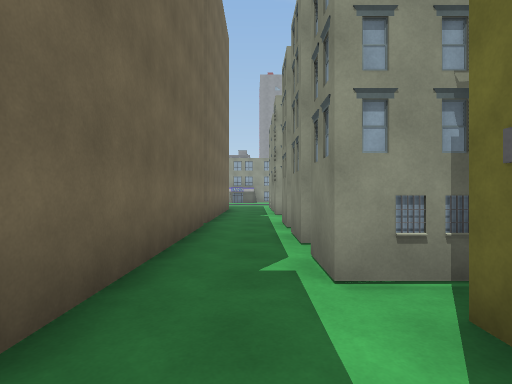
[1] (above)

24 first-person views from a walk through a 3-D level made in the Unity game engine. The camera is 1.4 m above the floor, looks level and sees 80° across. The floor is counted in squares, 2 m on a side. Each view is taken from the middle of a square. On the plan, view 1 faces up. The plan holds only what a view shows up to about 10 squares ahead; the rest is blank. The place goes on beyond the plan. Some surface patterns are stand-ins.

[2]
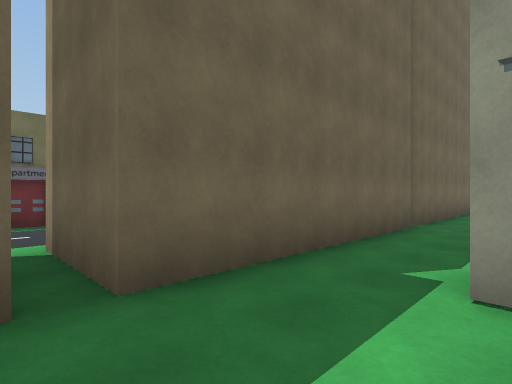

[3]
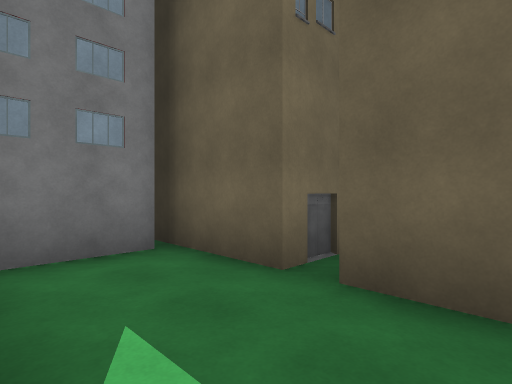

[4]
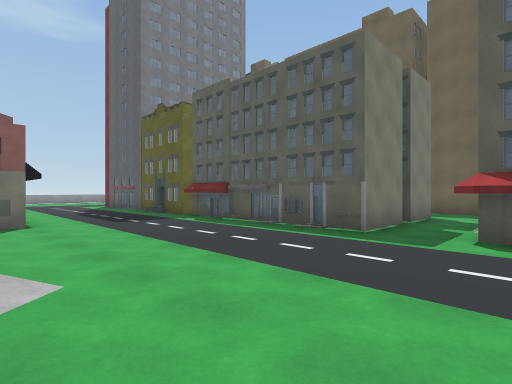

[5]
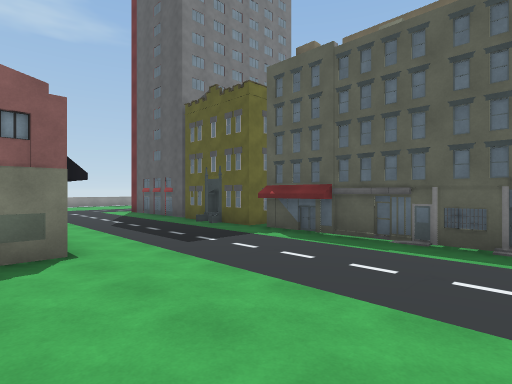

[6]
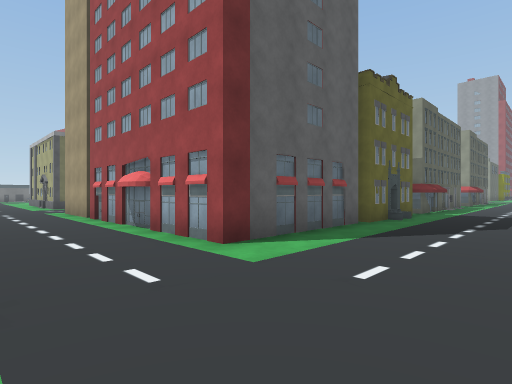

[7]
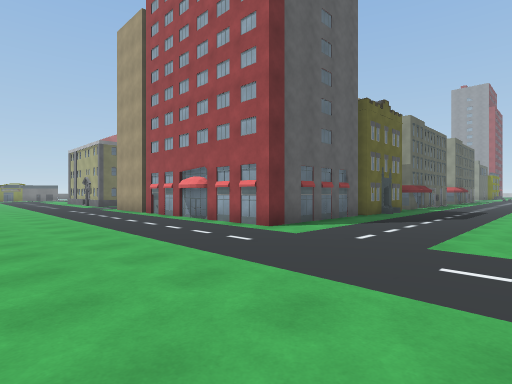

[8]
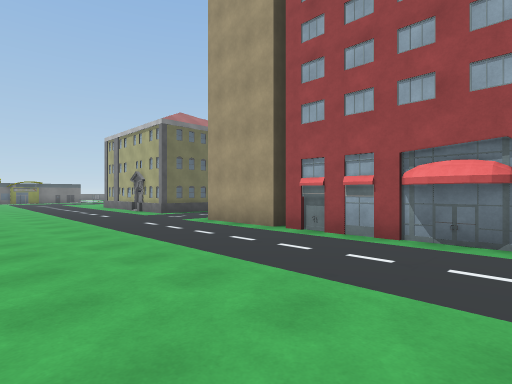

[9]
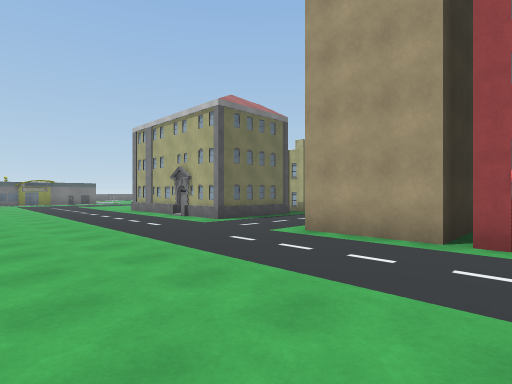

[10]
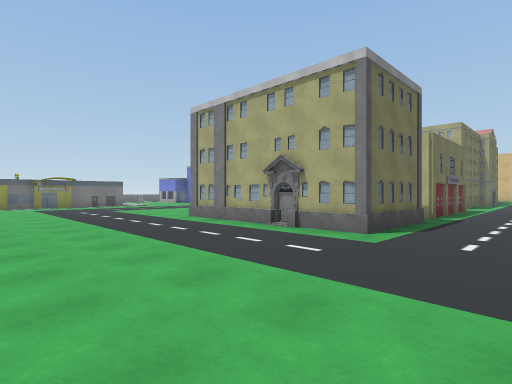

[11]
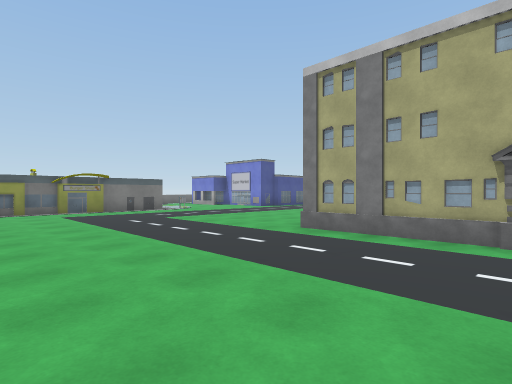

[12]
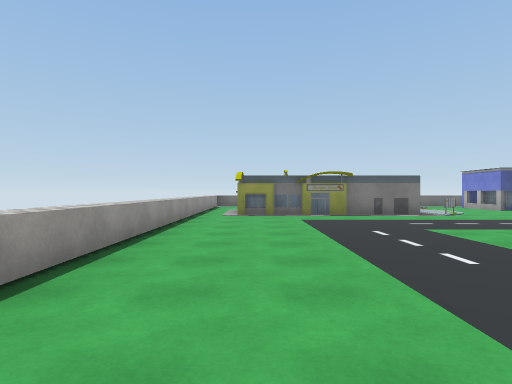

[13]
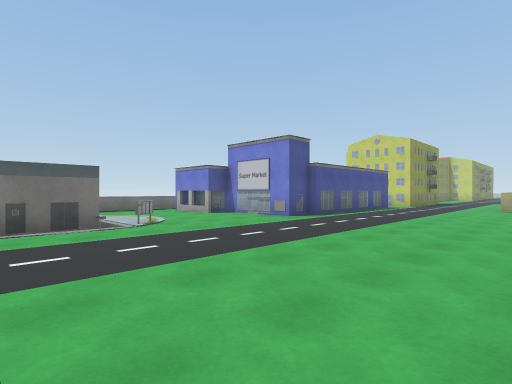

[14]
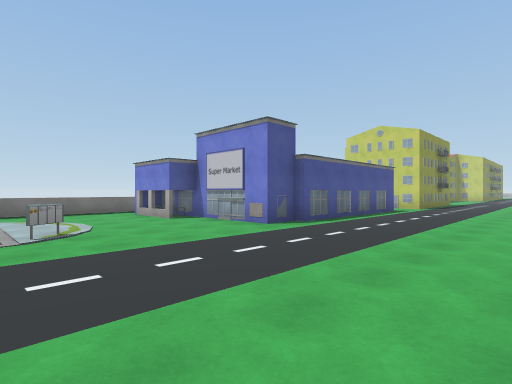

[15]
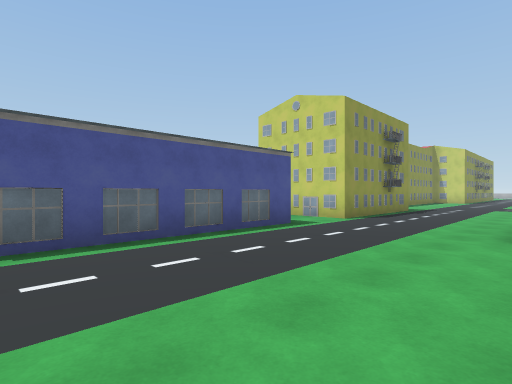

[16]
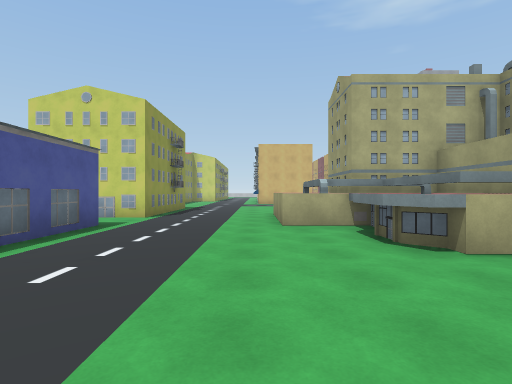

[17]
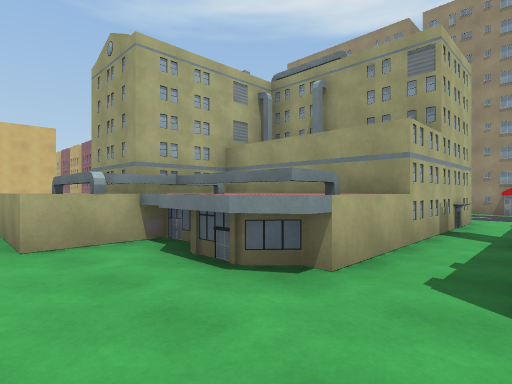

[18]
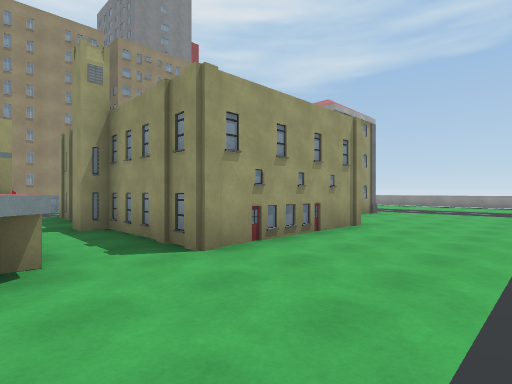

[19]
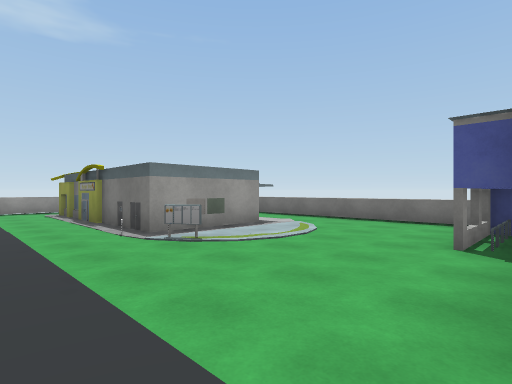

[20]
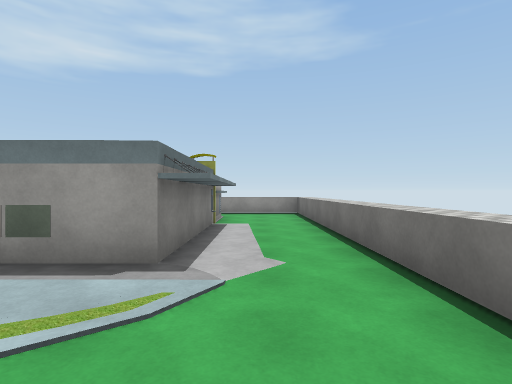

[21]
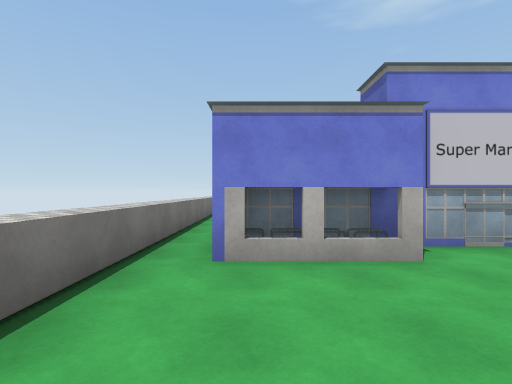

[22]
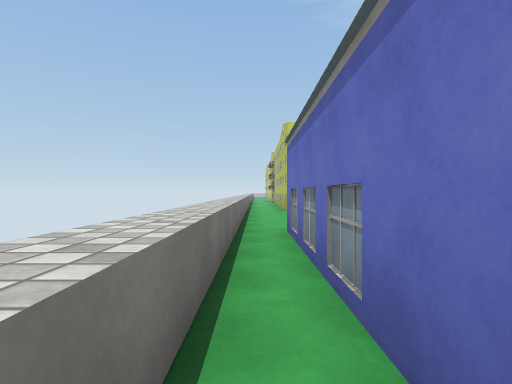

[23]
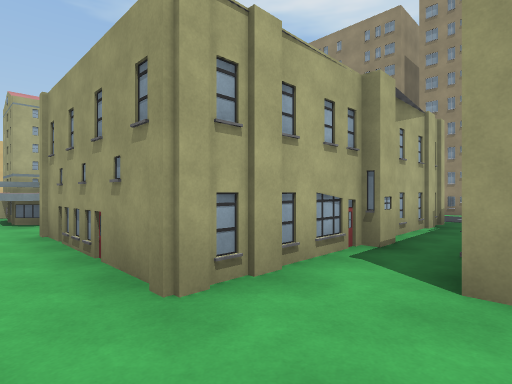

[24]
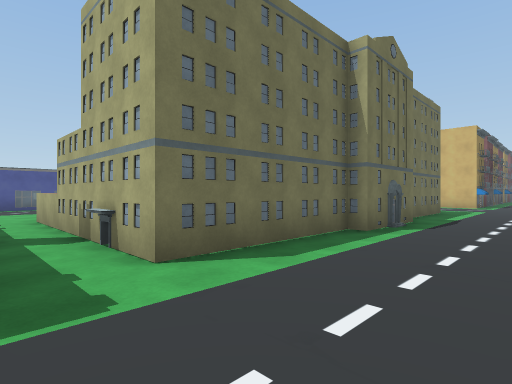

### Floor plan
Key: @ floor where view 1 was taken; # wall or solid block; . floor; / step, stairs or slope; = window, fence, low wall or low ledge; ^ raised ledge; B building.
Columns run from 25 left of view 1 to 10 right of it. Each row starts with its distance up from view 1.
 13         ...       #..
 12        #...       #..   #
 11  ..    #.....     #..   #
 10 ^..  ###...^^     #..   #.#   B.....
  9 ^..   .....^^     #..   #.....B.....
  8 ^..   .....^^##   #...  #...........
  7 ^..   #.....^^^   #...  #.#####..../
  6 ^.#   #.....^^^   #...  #.#   #..../
  5 ^.#   #.....^=^####...###.#   #.....
  4 ^.#   #...............B #.#   #.....
  3 ^.#   #........#......  #.#   B.....
  2 ^.#   #.....####  #..   #..   B...##
  1 ^.#####.....#     #...###..   #...
  0 ^.##........#     #...###@.   B...
 -1 ^...........#######...###..   #...
 -2 ^.................... B ###   ....
 -3 ^.....=.......#   #..   #     ....
 -4 ^..###........#   #...  #     ....
 -5 ^..###........#####...########.....
 -6 ^..###.............................
 -7 ^..# ##............................
 -8 ^..####............................
 -9 ^..###.............................
-10 ^... ..............................
-11  ^^^ ^^^^^^^^^

Where each view was taken, in squares from view 1:
view 1: 0 up, 0 right, facing up
view 2: 0 up, 1 right, facing up-left
view 3: 2 up, 1 right, facing down-left
view 4: 10 up, 10 right, facing down-left
view 5: 7 up, 10 right, facing down-left
view 6: 8 down, 8 right, facing up-left
view 7: 10 down, 9 right, facing up-left
view 8: 10 down, 3 right, facing up-left
view 9: 10 down, 0 right, facing up-left
view 10: 10 down, 4 left, facing up-left
view 11: 10 down, 8 left, facing up-left
view 12: 9 down, 10 left, facing left
view 13: 6 down, 13 left, facing up-left
view 14: 4 down, 14 left, facing up-left
view 15: 2 up, 14 left, facing up-left
view 16: 1 up, 15 left, facing up
view 17: 3 up, 15 left, facing up-right
view 18: 5 up, 16 left, facing down-right
view 19: 1 up, 17 left, facing down-left
view 20: 1 down, 23 left, facing down
view 21: 3 down, 23 left, facing up
view 22: 1 up, 24 left, facing up
view 23: 3 down, 14 left, facing up-right
view 24: 3 up, 4 left, facing up-left
